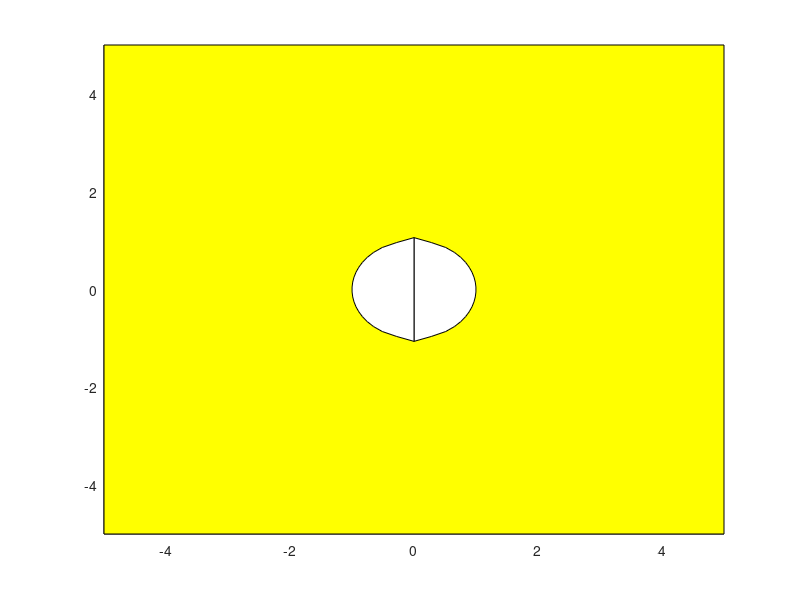

Source code (MATLAB):
clear all
y=linspace(-5,5);
x=sqrt(max(1-y.^2,0));
x2=-x;
hold on;
plot(x,y,x2,y);
grid on ;
axis ( [ -5 , 5 , -5 , 5 , -5 , 5 ] );
fill([ -5 ,-5, 5, 5 ],[ -5 ,5,5, -5 ],'y');
fill(x,y,'w');
fill(x2,y,'w');